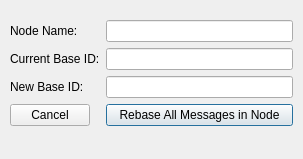
<?xml version="1.0" encoding="UTF-8"?>
<ui version="4.0">
 <class>DBCNodeRebaseEditor</class>
 <widget class="QDialog" name="DBCNodeRebaseEditor">
  <property name="geometry">
   <rect>
    <x>0</x>
    <y>0</y>
    <width>303</width>
    <height>159</height>
   </rect>
  </property>
  <property name="windowTitle">
   <string>Dialog</string>
  </property>
  <widget class="QWidget" name="layoutWidget">
   <property name="geometry">
    <rect>
     <x>10</x>
     <y>20</y>
     <width>283</width>
     <height>116</height>
    </rect>
   </property>
   <layout class="QFormLayout" name="formLayout">
    <item row="0" column="0">
     <widget class="QLabel" name="label_2">
      <property name="text">
       <string>Node Name:</string>
      </property>
     </widget>
    </item>
    <item row="0" column="1">
     <widget class="QLineEdit" name="lineNodeName"/>
    </item>
    <item row="1" column="0">
     <widget class="QLabel" name="label_8">
      <property name="text">
       <string>Current Base ID:</string>
      </property>
     </widget>
    </item>
    <item row="1" column="1">
     <widget class="QLineEdit" name="lineOriginalBaseId"/>
    </item>
    <item row="2" column="0">
     <widget class="QLabel" name="label">
      <property name="text">
       <string>New Base ID:</string>
      </property>
     </widget>
    </item>
    <item row="2" column="1">
     <widget class="QLineEdit" name="lineEdit"/>
    </item>
    <item row="3" column="1">
     <widget class="QPushButton" name="btnDoRebase">
      <property name="text">
       <string>Rebase All Messages in Node</string>
      </property>
     </widget>
    </item>
    <item row="3" column="0">
     <widget class="QPushButton" name="btnCancel">
      <property name="text">
       <string>Cancel</string>
      </property>
     </widget>
    </item>
   </layout>
  </widget>
 </widget>
 <resources/>
 <connections/>
</ui>
